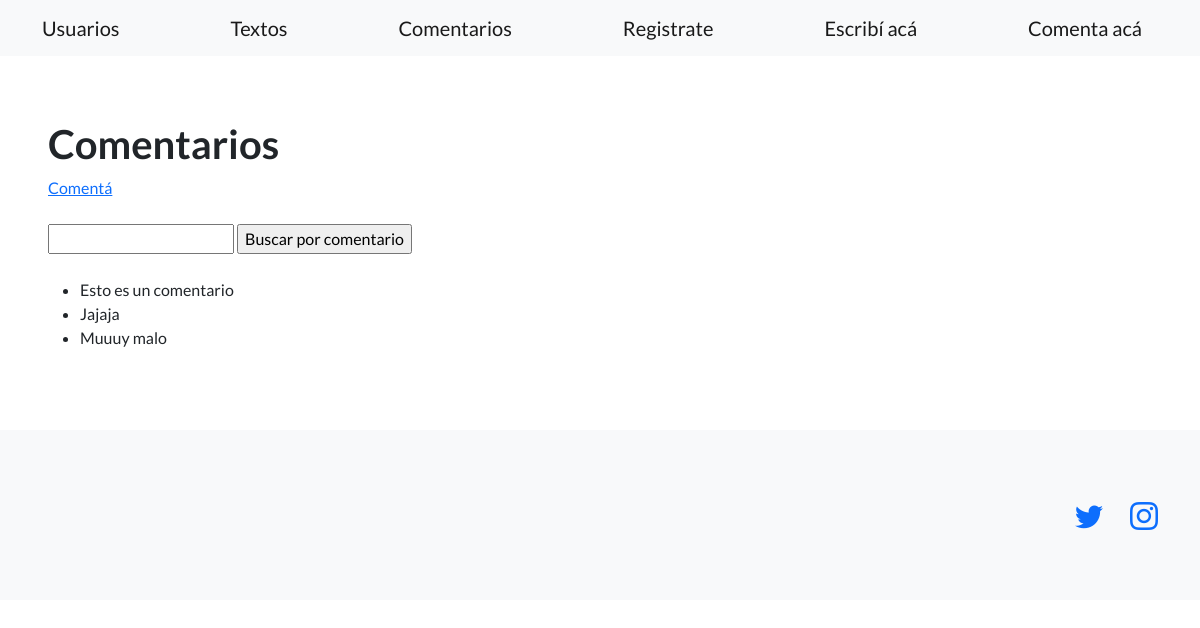
Screenshot of /Common/comentarios/ with the database file from the repository.
### Common/models.py (models this page shows)
class Comentarios(models.Model):
    comentario = models.CharField(max_length=240)
    autor = models.ForeignKey(Usuarios, on_delete=models.CASCADE)
    texto = models.ForeignKey(Textos, on_delete=models.CASCADE)

### Common/views.py (the view)
# urls.py: path('comentarios/', views.listaComentarios, name='listaComentarios'),
def listaComentarios(request):
    contexto = {
        "comentarios": Comentarios.objects.all(),
    }
    http_response = render(
        request=request,
        template_name='Common/comentarios.html',
        context=contexto
    )
    return http_response

### Common/Templates/Common/comentarios.html (shortened to what this page needs)
{% extends "Common/Inicio.html" %}
{% load static %}
{% block contenido %}
<section>
    <div>
      <h1>Comentarios</h1>
      <a href="{% url "crearComentario" %}">Comentá</a>
      <br><br>
      <form action="{% url 'buscarComentario' %}" method="post">
        <input type="text" name="búsqueda">
        <input type="submit" value="Buscar por comentario">
      </form>
      <br>
      <ul>
      {% for comentario in comentarios %}
        <li>{{ comentario.comentario }}</li>
      {% endfor %}
      </ul>
    </div>
  </section>
{% endblock contenido %}

### rows the page displays
Comentarios: comentario "Esto es un comentario"
Comentarios: comentario "Jajaja"
Comentarios: comentario "Muuuy malo"
